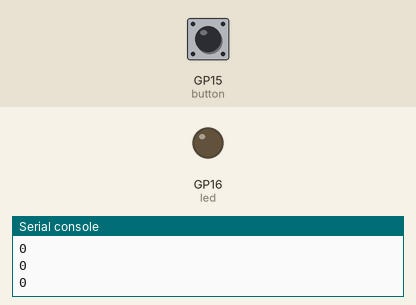
Simulated run of this program. Board: Raspberry Pi Pico running MicroPython. On the bench: output pins drawn as LEDs (lit = HIGH), the last lines printed to the serial console. The test bench sets the inputs (shaded band); at power-on: GP15 (button) LOW.

Above: at 1.2 s.
1.3 s: GP15 (button) pulled HIGH for 0.15 s
At 1.37 s:
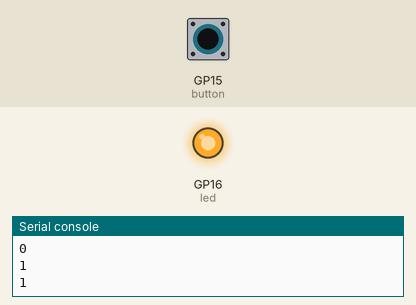
2.9 s: GP15 (button) pulled HIGH for 3.2 s
At 7.3 s:
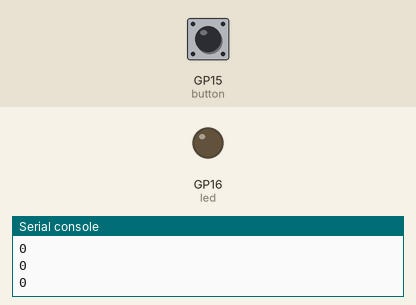
Timing chart, 0 to 8.8 s (numbered marks = the images above; inputs shaded):
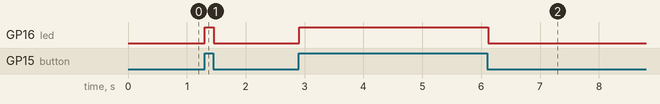

Measured:
- after the input at 1.3 s, GP16 (led): LOW → HIGH at once, → LOW 0.15 s later
- after the input at 2.9 s, GP16 (led): LOW → HIGH at once, → LOW 3.2 s later

The program:

pico_with_button.py
```python
from machine import Pin
import time

# set up pin 15 as an input with a pull-down resistor
button = Pin(15, Pin.IN, Pin.PULL_DOWN)
# set up pin 16 connected to the LED as an output
led = Pin(16, Pin.OUT)


while True:
    # if the button is pressed, then turn on the LED
    if button.value() == 1:
        led.value(1)
        print (button.value())
        time.sleep(0.05)

    # if its not pressed, then turn the LED off
    else:
        led.value(0)
        print(button.value())
        time.sleep(0.05)
```
